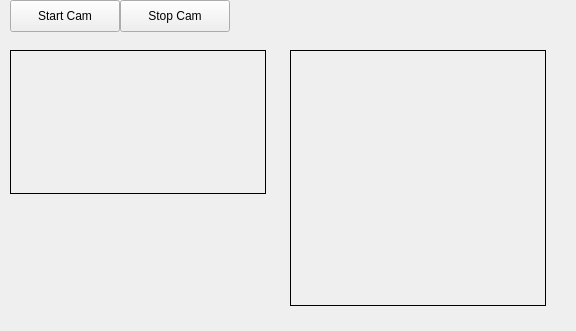
<?xml version="1.0" encoding="UTF-8"?>
<ui version="4.0">
 <class>MainWindow</class>
 <widget class="QMainWindow" name="MainWindow">
  <property name="geometry">
   <rect>
    <x>0</x>
    <y>0</y>
    <width>576</width>
    <height>331</height>
   </rect>
  </property>
  <property name="windowTitle">
   <string>MainWindow</string>
  </property>
  <widget class="QWidget" name="centralwidget">
   <widget class="QPushButton" name="btnStop">
    <property name="geometry">
     <rect>
      <x>120</x>
      <y>0</y>
      <width>110</width>
      <height>32</height>
     </rect>
    </property>
    <property name="text">
     <string>Stop Cam</string>
    </property>
   </widget>
   <widget class="QPushButton" name="btnStart">
    <property name="geometry">
     <rect>
      <x>10</x>
      <y>0</y>
      <width>110</width>
      <height>32</height>
     </rect>
    </property>
    <property name="text">
     <string>Start Cam</string>
    </property>
   </widget>
   <widget class="QLabel" name="rawCam">
    <property name="geometry">
     <rect>
      <x>10</x>
      <y>50</y>
      <width>256</width>
      <height>144</height>
     </rect>
    </property>
    <property name="autoFillBackground">
     <bool>false</bool>
    </property>
    <property name="frameShape">
     <enum>QFrame::Box</enum>
    </property>
    <property name="text">
     <string/>
    </property>
   </widget>
   <widget class="QLabel" name="diff">
    <property name="geometry">
     <rect>
      <x>290</x>
      <y>50</y>
      <width>256</width>
      <height>256</height>
     </rect>
    </property>
    <property name="autoFillBackground">
     <bool>false</bool>
    </property>
    <property name="frameShape">
     <enum>QFrame::Box</enum>
    </property>
    <property name="text">
     <string/>
    </property>
   </widget>
  </widget>
 </widget>
 <resources/>
 <connections/>
</ui>
